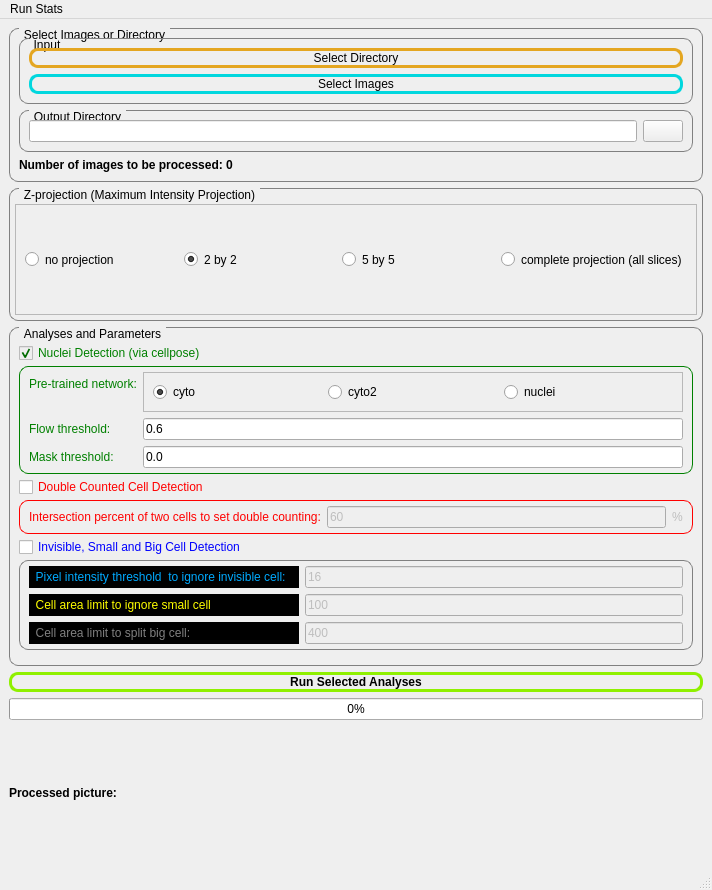
<?xml version="1.0" encoding="UTF-8"?>
<ui version="4.0">
 <class>MainWindow</class>
 <widget class="QMainWindow" name="MainWindow">
  <property name="geometry">
   <rect>
    <x>0</x>
    <y>0</y>
    <width>712</width>
    <height>890</height>
   </rect>
  </property>
  <property name="sizePolicy">
   <sizepolicy hsizetype="Expanding" vsizetype="Expanding">
    <horstretch>100</horstretch>
    <verstretch>100</verstretch>
   </sizepolicy>
  </property>
  <property name="windowTitle">
   <string>Deetect: a deep learning based image analysis tool</string>
  </property>
  <property name="layoutDirection">
   <enum>Qt::LeftToRight</enum>
  </property>
  <property name="tabShape">
   <enum>QTabWidget::Rounded</enum>
  </property>
  <widget class="QWidget" name="centralwidget">
   <layout class="QVBoxLayout" name="verticalLayout">
    <item>
     <widget class="QGroupBox" name="groupBox_2">
      <property name="styleSheet">
       <string notr="true">QGroupBox {
    border: 1px solid gray;
    border-radius: 9px;
    margin-top: 0.5em;
}

QGroupBox::title {
    subcontrol-origin: margin;
    left: 10px;
    padding: 0 3px 0 3px;
}</string>
      </property>
      <property name="title">
       <string>Select Images or Directory</string>
      </property>
      <layout class="QVBoxLayout" name="verticalLayout_6">
       <item>
        <widget class="QGroupBox" name="groupBox_5">
         <property name="title">
          <string>Input</string>
         </property>
         <layout class="QVBoxLayout" name="verticalLayout_2">
          <item>
           <widget class="QPushButton" name="opendir_btn">
            <property name="styleSheet">
             <string notr="true"> border: 3px solid gray;
border-radius: 9px; 
border-color: rgb(228, 166, 33);</string>
            </property>
            <property name="text">
             <string>Select Directory</string>
            </property>
            <property name="icon">
             <iconset>
              <normaloff>../gui_qt5/images/open_folder.ico</normaloff>../gui_qt5/images/open_folder.ico</iconset>
            </property>
            <property name="iconSize">
             <size>
              <width>24</width>
              <height>24</height>
             </size>
            </property>
           </widget>
          </item>
          <item>
           <widget class="QPushButton" name="fileopen_btn">
            <property name="styleSheet">
             <string notr="true"> border: 3px solid gray;
border-radius: 9px; 
border-color: rgb(1, 215, 222);</string>
            </property>
            <property name="text">
             <string>Select Images</string>
            </property>
            <property name="icon">
             <iconset>
              <normaloff>../gui_qt5/images/open_tif.ico</normaloff>../gui_qt5/images/open_tif.ico</iconset>
            </property>
            <property name="iconSize">
             <size>
              <width>24</width>
              <height>24</height>
             </size>
            </property>
           </widget>
          </item>
         </layout>
        </widget>
       </item>
       <item>
        <widget class="QGroupBox" name="groupBox_7">
         <property name="title">
          <string>Output Directory</string>
         </property>
         <layout class="QHBoxLayout" name="horizontalLayout_2">
          <item>
           <widget class="QLineEdit" name="output_lineEdit"/>
          </item>
          <item>
           <widget class="QPushButton" name="outputDir_btn">
            <property name="toolTip">
             <string>Browse for output folder</string>
            </property>
            <property name="text">
             <string/>
            </property>
            <property name="icon">
             <iconset>
              <normaloff>../cellpose_pipeline/images/open_folder.ico</normaloff>../cellpose_pipeline/images/open_folder.ico</iconset>
            </property>
           </widget>
          </item>
         </layout>
        </widget>
       </item>
       <item>
        <widget class="QLabel" name="filenr_infolabel">
         <property name="font">
          <font>
           <weight>75</weight>
           <bold>true</bold>
          </font>
         </property>
         <property name="text">
          <string>Number of images to be processed: 0</string>
         </property>
        </widget>
       </item>
      </layout>
     </widget>
    </item>
    <item>
     <widget class="QGroupBox" name="groupBox_6">
      <property name="styleSheet">
       <string notr="true">QGroupBox {
    border: 1px solid gray;
    border-radius: 9px;
    margin-top: 0.5em;
}

QGroupBox::title {
    subcontrol-origin: margin;
    left: 10px;
    padding: 0 3px 0 3px;
}</string>
      </property>
      <property name="title">
       <string>Z-projection (Maximum Intensity Projection)</string>
      </property>
      <layout class="QGridLayout" name="gridLayout_3">
       <property name="leftMargin">
        <number>5</number>
       </property>
       <property name="topMargin">
        <number>15</number>
       </property>
       <property name="rightMargin">
        <number>5</number>
       </property>
       <property name="bottomMargin">
        <number>5</number>
       </property>
       <property name="spacing">
        <number>5</number>
       </property>
       <item row="0" column="0">
        <widget class="QFrame" name="frame">
         <property name="frameShape">
          <enum>QFrame::StyledPanel</enum>
         </property>
         <property name="frameShadow">
          <enum>QFrame::Raised</enum>
         </property>
         <layout class="QHBoxLayout" name="horizontalLayout_3">
          <property name="topMargin">
           <number>5</number>
          </property>
          <property name="bottomMargin">
           <number>5</number>
          </property>
          <item>
           <widget class="QRadioButton" name="noprojection_rb">
            <property name="sizePolicy">
             <sizepolicy hsizetype="Minimum" vsizetype="Minimum">
              <horstretch>0</horstretch>
              <verstretch>0</verstretch>
             </sizepolicy>
            </property>
            <property name="text">
             <string>no projection</string>
            </property>
           </widget>
          </item>
          <item>
           <widget class="QRadioButton" name="stack2by2">
            <property name="sizePolicy">
             <sizepolicy hsizetype="Minimum" vsizetype="Minimum">
              <horstretch>0</horstretch>
              <verstretch>0</verstretch>
             </sizepolicy>
            </property>
            <property name="text">
             <string>2 by 2</string>
            </property>
            <property name="checked">
             <bool>true</bool>
            </property>
           </widget>
          </item>
          <item>
           <widget class="QRadioButton" name="stack5by5">
            <property name="sizePolicy">
             <sizepolicy hsizetype="Minimum" vsizetype="Minimum">
              <horstretch>0</horstretch>
              <verstretch>0</verstretch>
             </sizepolicy>
            </property>
            <property name="text">
             <string>5 by 5</string>
            </property>
           </widget>
          </item>
          <item>
           <widget class="QRadioButton" name="stackallscans_rb">
            <property name="sizePolicy">
             <sizepolicy hsizetype="Minimum" vsizetype="Minimum">
              <horstretch>0</horstretch>
              <verstretch>0</verstretch>
             </sizepolicy>
            </property>
            <property name="styleSheet">
             <string notr="true"/>
            </property>
            <property name="text">
             <string>complete projection (all slices)</string>
            </property>
            <property name="checked">
             <bool>false</bool>
            </property>
           </widget>
          </item>
         </layout>
        </widget>
       </item>
      </layout>
     </widget>
    </item>
    <item>
     <widget class="QGroupBox" name="groupBox">
      <property name="styleSheet">
       <string notr="true">QGroupBox {
    border: 1px solid gray;
    border-radius: 9px;
    margin-top: 0.5em;
}

QGroupBox::title {
    subcontrol-origin: margin;
    left: 10px;
    padding: 0 3px 0 3px;
}</string>
      </property>
      <property name="title">
       <string>Analyses and Parameters</string>
      </property>
      <layout class="QGridLayout" name="gridLayout_4">
       <property name="topMargin">
        <number>15</number>
       </property>
       <property name="bottomMargin">
        <number>15</number>
       </property>
       <property name="verticalSpacing">
        <number>3</number>
       </property>
       <item row="7" column="0">
        <widget class="QCheckBox" name="elimination_cb">
         <property name="styleSheet">
          <string notr="true">color: blue</string>
         </property>
         <property name="text">
          <string>Invisible, Small and Big Cell Detection </string>
         </property>
        </widget>
       </item>
       <item row="0" column="0">
        <widget class="QCheckBox" name="cellpose_cb">
         <property name="enabled">
          <bool>false</bool>
         </property>
         <property name="styleSheet">
          <string notr="true">color:  green

</string>
         </property>
         <property name="text">
          <string>Nuclei Detection (via cellpose)</string>
         </property>
         <property name="checkable">
          <bool>true</bool>
         </property>
         <property name="checked">
          <bool>true</bool>
         </property>
         <property name="tristate">
          <bool>false</bool>
         </property>
        </widget>
       </item>
       <item row="8" column="0">
        <widget class="QGroupBox" name="elimination_gbox">
         <property name="enabled">
          <bool>false</bool>
         </property>
         <property name="autoFillBackground">
          <bool>false</bool>
         </property>
         <property name="styleSheet">
          <string notr="true">QGroupBox {
    border: 1px solid gray;
    border-radius: 9px;
    margin-top: 0.5em;
}

QGroupBox::title {
    subcontrol-origin: margin;
    left: 10px;
    padding: 0 3px 0 3px;
	color: gray;
}</string>
         </property>
         <property name="title">
          <string/>
         </property>
         <layout class="QGridLayout" name="gridLayout_5">
          <property name="topMargin">
           <number>5</number>
          </property>
          <property name="bottomMargin">
           <number>5</number>
          </property>
          <property name="verticalSpacing">
           <number>6</number>
          </property>
          <item row="4" column="1">
           <widget class="QLineEdit" name="area_tbox">
            <property name="text">
             <string>400</string>
            </property>
           </widget>
          </item>
          <item row="1" column="1">
           <widget class="QLineEdit" name="intens_tbox">
            <property name="toolTip">
             <string>&lt;html&gt;&lt;head/&gt;&lt;body&gt;&lt;p&gt;between 0-255&lt;/p&gt;&lt;/body&gt;&lt;/html&gt;</string>
            </property>
            <property name="text">
             <string>16</string>
            </property>
           </widget>
          </item>
          <item row="1" column="0">
           <widget class="QLabel" name="label_3">
            <property name="styleSheet">
             <string notr="true">QLabel {background-color : black; color : rgb(0, 170, 255); }
</string>
            </property>
            <property name="text">
             <string>  Pixel intensity threshold  to ignore invisible cell:    </string>
            </property>
           </widget>
          </item>
          <item row="4" column="0">
           <widget class="QLabel" name="label_4">
            <property name="styleSheet">
             <string notr="true">QLabel {  background-color : black;color : gray; }</string>
            </property>
            <property name="text">
             <string>  Cell area limit to split big cell:</string>
            </property>
           </widget>
          </item>
          <item row="2" column="0">
           <widget class="QLabel" name="label_7">
            <property name="styleSheet">
             <string notr="true">QLabel {background-color : black; color : yellow; }</string>
            </property>
            <property name="text">
             <string>  Cell area limit to ignore small cell</string>
            </property>
           </widget>
          </item>
          <item row="2" column="1">
           <widget class="QLineEdit" name="small_area_tbox">
            <property name="text">
             <string>100</string>
            </property>
           </widget>
          </item>
         </layout>
        </widget>
       </item>
       <item row="5" column="0">
        <widget class="QCheckBox" name="doublecount_cb">
         <property name="font">
          <font>
           <weight>50</weight>
           <bold>false</bold>
          </font>
         </property>
         <property name="styleSheet">
          <string notr="true">color:  red;</string>
         </property>
         <property name="text">
          <string>Double Counted Cell Detection</string>
         </property>
        </widget>
       </item>
       <item row="6" column="0">
        <widget class="QGroupBox" name="doublecount_gbox">
         <property name="enabled">
          <bool>false</bool>
         </property>
         <property name="styleSheet">
          <string notr="true">QGroupBox {
    border: 1px solid red;
    border-radius: 9px;
    margin-top: 0.5em;
}

QGroupBox::title {
    subcontrol-origin: margin;
    left: 10px;
    padding: 0 3px 0 3px;
}</string>
         </property>
         <property name="title">
          <string/>
         </property>
         <layout class="QHBoxLayout" name="horizontalLayout">
          <property name="topMargin">
           <number>5</number>
          </property>
          <property name="bottomMargin">
           <number>5</number>
          </property>
          <item>
           <widget class="QLabel" name="label_5">
            <property name="styleSheet">
             <string notr="true">color:red</string>
            </property>
            <property name="text">
             <string>Intersection percent of two cells to set double counting:</string>
            </property>
           </widget>
          </item>
          <item>
           <widget class="QLineEdit" name="intersect_tbox">
            <property name="text">
             <string>60</string>
            </property>
           </widget>
          </item>
          <item>
           <widget class="QLabel" name="label_6">
            <property name="text">
             <string>%</string>
            </property>
           </widget>
          </item>
         </layout>
        </widget>
       </item>
       <item row="2" column="0">
        <widget class="QGroupBox" name="groupBox_4">
         <property name="styleSheet">
          <string notr="true">QGroupBox {
    border: 1px  solid green;
    border-radius: 9px;
    margin-top: 0.5em;
}

QGroupBox::title {
    subcontrol-origin: margin;
    left: 10px;
    padding: 0 3px 0 3px;
	 color:  blue;
}</string>
         </property>
         <property name="title">
          <string/>
         </property>
         <layout class="QFormLayout" name="formLayout">
          <property name="topMargin">
           <number>5</number>
          </property>
          <property name="bottomMargin">
           <number>5</number>
          </property>
          <item row="1" column="0">
           <widget class="QLabel" name="label_8">
            <property name="toolTip">
             <string>The default is flow_threshold=0.4. Increase this threshold if cellpose is not returning as many masks as you’d expect. Similarly, decrease this threshold if cellpose is returning too many ill-shaped masks.</string>
            </property>
            <property name="styleSheet">
             <string notr="true">color:green</string>
            </property>
            <property name="text">
             <string>Pre-trained network:</string>
            </property>
           </widget>
          </item>
          <item row="2" column="0">
           <widget class="QLabel" name="label">
            <property name="toolTip">
             <string>The default is flow_threshold=0.4. Increase this threshold if cellpose is not returning as many masks as you’d expect. Similarly, decrease this threshold if cellpose is returning too many ill-shaped masks.</string>
            </property>
            <property name="styleSheet">
             <string notr="true">color:green</string>
            </property>
            <property name="text">
             <string>Flow threshold:</string>
            </property>
           </widget>
          </item>
          <item row="2" column="1">
           <widget class="QLineEdit" name="flow_tbox">
            <property name="toolTip">
             <string>&lt;html&gt;&lt;head/&gt;&lt;body&gt;&lt;p&gt;&lt;span style=&quot; font-size:10pt;&quot;&gt;Increase this threshold if cellpose is not returning as many masks as you’d expect. Similarly, decrease this threshold if cellpose is returning too many ill-shaped masks. Default=0.4&lt;/span&gt;&lt;/p&gt;&lt;/body&gt;&lt;/html&gt;</string>
            </property>
            <property name="text">
             <string>0.6</string>
            </property>
           </widget>
          </item>
          <item row="4" column="0">
           <widget class="QLabel" name="label_2">
            <property name="toolTip">
             <string>The default is mask_threshold=0.0. Decrease this threshold if cellpose is not returning as many masks as you’d expect. Similarly, increase this threshold if cellpose is returning too masks particularly from dim areas.</string>
            </property>
            <property name="styleSheet">
             <string notr="true">color:green</string>
            </property>
            <property name="text">
             <string>Mask threshold:</string>
            </property>
           </widget>
          </item>
          <item row="4" column="1">
           <widget class="QLineEdit" name="cellprob_tbox">
            <property name="toolTip">
             <string>&lt;html&gt;&lt;head/&gt;&lt;body&gt;&lt;p&gt;&lt;span style=&quot; font-size:10pt;&quot;&gt;Decrease this threshold if cellpose is not returning as many masks as you’d expect. Similarly, increase this threshold if cellpose is returning too masks particularly from dim areas. Range (-6 to +6)&lt;/span&gt;&lt;/p&gt;&lt;/body&gt;&lt;/html&gt;</string>
            </property>
            <property name="text">
             <string>0.0</string>
            </property>
           </widget>
          </item>
          <item row="1" column="1">
           <widget class="QFrame" name="frame_4">
            <property name="frameShape">
             <enum>QFrame::StyledPanel</enum>
            </property>
            <property name="frameShadow">
             <enum>QFrame::Raised</enum>
            </property>
            <property name="lineWidth">
             <number>0</number>
            </property>
            <layout class="QHBoxLayout" name="horizontalLayout_6">
             <item>
              <widget class="QRadioButton" name="cyto_rb">
               <property name="text">
                <string>cyto</string>
               </property>
               <property name="checked">
                <bool>true</bool>
               </property>
              </widget>
             </item>
             <item>
              <widget class="QRadioButton" name="cyto2_rb">
               <property name="text">
                <string>cyto2</string>
               </property>
              </widget>
             </item>
             <item>
              <widget class="QRadioButton" name="nuclei_rb">
               <property name="text">
                <string>nuclei</string>
               </property>
               <property name="checked">
                <bool>false</bool>
               </property>
              </widget>
             </item>
            </layout>
           </widget>
          </item>
         </layout>
        </widget>
       </item>
      </layout>
     </widget>
    </item>
    <item>
     <widget class="QPushButton" name="run_btn">
      <property name="font">
       <font>
        <weight>75</weight>
        <bold>true</bold>
       </font>
      </property>
      <property name="toolTip">
       <string>Run all selected analyses</string>
      </property>
      <property name="styleSheet">
       <string notr="true"> border: 3px solid gray;
border-radius: 9px; 
border-color: rgb(143, 240, 0);</string>
      </property>
      <property name="text">
       <string>Run Selected Analyses</string>
      </property>
      <property name="icon">
       <iconset>
        <normaloff>../gui_qt5/images/run.ico</normaloff>../gui_qt5/images/run.ico</iconset>
      </property>
      <property name="iconSize">
       <size>
        <width>30</width>
        <height>30</height>
       </size>
      </property>
     </widget>
    </item>
    <item>
     <widget class="QProgressBar" name="progressBar">
      <property name="value">
       <number>0</number>
      </property>
     </widget>
    </item>
    <item>
     <widget class="QLabel" name="status_infolbl">
      <property name="font">
       <font>
        <weight>75</weight>
        <bold>true</bold>
       </font>
      </property>
      <property name="text">
       <string>Processed picture:</string>
      </property>
     </widget>
    </item>
   </layout>
  </widget>
  <widget class="QMenuBar" name="menubar">
   <property name="geometry">
    <rect>
     <x>0</x>
     <y>0</y>
     <width>712</width>
     <height>26</height>
    </rect>
   </property>
   <widget class="QMenu" name="menuRun_Stats">
    <property name="title">
     <string>Run Stats</string>
    </property>
    <addaction name="actionOpen_Analysis_File"/>
   </widget>
   <addaction name="menuRun_Stats"/>
  </widget>
  <widget class="QStatusBar" name="statusbar"/>
  <action name="actionOpen_Analysis_File">
   <property name="icon">
    <iconset>
     <normalon>images/open_folder.ico</normalon>
    </iconset>
   </property>
   <property name="text">
    <string>Open Analysis File</string>
   </property>
  </action>
 </widget>
 <tabstops>
  <tabstop>stack5by5</tabstop>
  <tabstop>cellpose_cb</tabstop>
  <tabstop>intens_tbox</tabstop>
  <tabstop>area_tbox</tabstop>
  <tabstop>doublecount_cb</tabstop>
  <tabstop>intersect_tbox</tabstop>
  <tabstop>run_btn</tabstop>
 </tabstops>
 <resources/>
 <connections/>
</ui>
